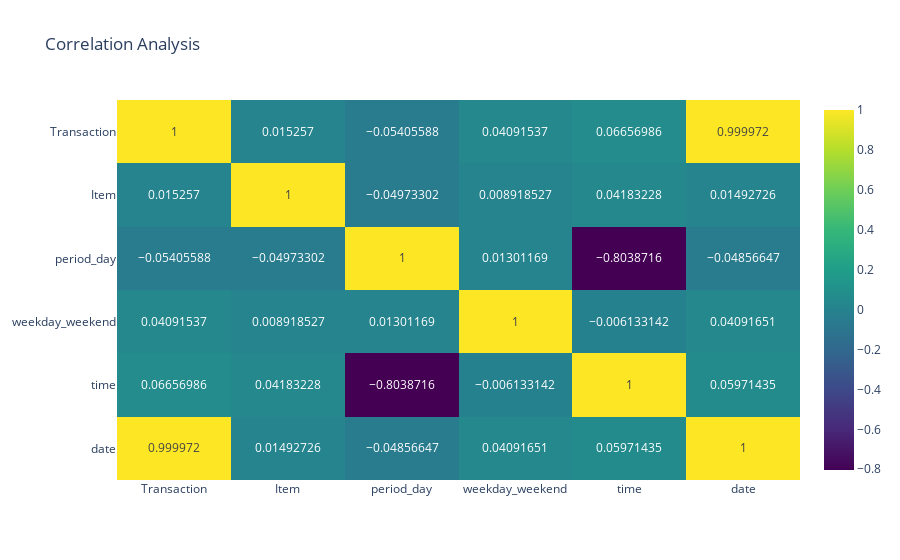

Notebook source saved alongside this figure:
### Code cell
#small EDA
#check missing values
df.isnull().sum()
df.isnull().sum() / len(df)*100

#re-defining columns
def preprocess_data(df):

    #separate date_time to two separate columns
    df['date_time'] = pd.to_datetime(df['date_time'])
    df['time'] = df['date_time'].dt.strftime('%H:%M')
    df['date'] = df['date_time'].dt.date

    #apply strip in case of extra spaces
    df = df.apply(lambda col: col.astype(str).str.strip() if col.dtype == 'object' else col)
    df['time'] = pd.to_datetime(df['time'])
    df['date'] = pd.to_datetime(df['date'])
    return df
    

#correlation analysis
def corr_data(df):

    #defining features for matrix
    temp_df = df.copy()
    temp_df = temp_df.drop(columns=['date_time'])
    for col in temp_df.select_dtypes(include=['object']).columns:
        temp_df[col] = LabelEncoder().fit_transform(temp_df[col].astype(str))

    #using spearman for non-linear relationship between features
    corr_matrix = temp_df.corr(method='spearman')
    
    #plotting graph
    fig = px.imshow(corr_matrix,x=corr_matrix.columns,y=corr_matrix.index,text_auto=True,color_continuous_scale='viridis',
                    aspect='auto',title='Correlation Analysis')
    fig.show()

df = preprocess_data(df)
corr_data(df)

### Figure 1 — Plotly figure (JSON) as saved in the notebook; plotly's stock layout.template omitted (floating-point values rounded to 4 significant figures)
{"data": [{"coloraxis": "coloraxis", "hovertemplate": "x: %{x}<br>y: %{y}<br>color: %{z}<extra></extra>", "name": "0", "texttemplate": "%{z}", "type": "heatmap", "x": ["Transaction", "Item", "period_day", "weekday_weekend", "time", "date"], "xaxis": "x", "y": ["Transaction", "Item", "period_day", "weekday_weekend", "time", "date"], "yaxis": "y", "z": [[1.0, 0.01526, -0.05406, 0.04092, 0.06657, 1.0], [0.01526, 1.0, -0.04973, 0.008919, 0.04183, 0.01493], [-0.05406, -0.04973, 1.0, 0.01301, -0.8039, -0.04857], [0.04092, 0.008919, 0.01301, 1.0, -0.006133, 0.04092], [0.06657, 0.04183, -0.8039, -0.006133, 1.0, 0.05971], [1.0, 0.01493, -0.04857, 0.04092, 0.05971, 1.0]]}], "layout": {"coloraxis": {"colorscale": [[0, "#440154"], [0.1111, "#482878"], [0.2222, "#3e4989"], [0.3333, "#31688e"], [0.4444, "#26828e"], [0.5556, "#1f9e89"], [0.6667, "#35b779"], [0.7778, "#6ece58"], [0.8889, "#b5de2b"], [1, "#fde725"]]}, "title": {"text": "Correlation Analysis"}, "xaxis": {"anchor": "y", "domain": [0, 1]}, "yaxis": {"anchor": "x", "autorange": "reversed", "domain": [0, 1]}}}
